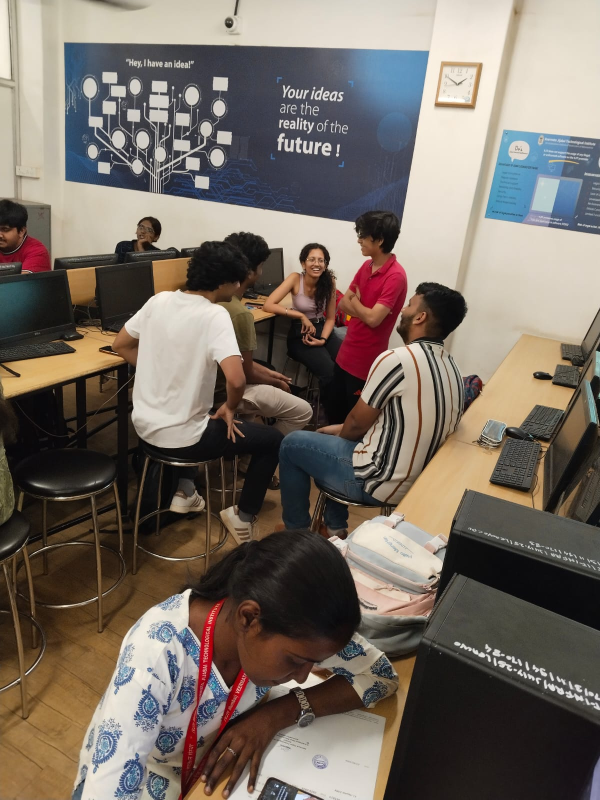
#> input picture test.jpeg, 1200 x 1599 px, given in place of the camera (shown at 1/2 size)
$ python count_people.py
#> lines starting #> are read from the running program, lines starting #| are printed output that depends on the picture
import argparse
import time
from collections import OrderedDict, deque
import numpy as np
import cv2


class CentroidTracker:
    def __init__(self, maxDisappeared=40):
        self.nextObjectID = 0
        self.objects = OrderedDict()
        self.disappeared = OrderedDict()
        self.maxDisappeared = maxDisappeared

    def register(self, centroid):
        self.objects[self.nextObjectID] = centroid
        self.disappeared[self.nextObjectID] = 0
        self.nextObjectID += 1

    def deregister(self, objectID):
        del self.objects[objectID]
        del self.disappeared[objectID]

    def update(self, inputCentroids):
        if len(inputCentroids) == 0:
            for objectID in list(self.disappeared.keys()):
                self.disappeared[objectID] += 1
                if self.disappeared[objectID] > self.maxDisappeared:
                    self.deregister(objectID)
            return self.objects

        if len(self.objects) == 0:
            for c in inputCentroids:
                self.register(c)
        else:
            objectIDs = list(self.objects.keys())
            objectCentroids = list(self.objects.values())

            D = np.linalg.norm(np.array(objectCentroids)[:, None] - np.array(inputCentroids)[None, :], axis=2)

            rows = D.min(axis=1).argsort()
            cols = D.argmin(axis=1)[rows]

            usedRows = set()
            usedCols = set()

            for (row, col) in zip(rows, cols):
                if row in usedRows or col in usedCols:
                    continue
                objectID = objectIDs[row]
                self.objects[objectID] = inputCentroids[col]
                self.disappeared[objectID] = 0
                usedRows.add(row)
                usedCols.add(col)

            unusedRows = set(range(0, D.shape[0])).difference(usedRows)
            unusedCols = set(range(0, D.shape[1])).difference(usedCols)

            if D.shape[0] >= D.shape[1]:
                for row in unusedRows:
                    objectID = objectIDs[row]
                    self.disappeared[objectID] += 1
                    if self.disappeared[objectID] > self.maxDisappeared:
                        self.deregister(objectID)
            else:
                for col in unusedCols:
                    self.register(inputCentroids[col])

        return self.objects


def parse_args():
    p = argparse.ArgumentParser()
    p.add_argument("--source", default=0, help="camera index, video file or RTSP url")
    p.add_argument("--min-area", type=int, default=400, help="minimum contour area")
    p.add_argument("--width", type=int, default=400, help="resize width for processing")
    p.add_argument("--display", action="store_true", help="show video window")
    return p.parse_args()


def main():
    args = parse_args()

    src = args.source
    try:
        src = int(src)
    except Exception:
        pass

    cap = cv2.VideoCapture(src)
    time.sleep(1.0)

    fgbg = cv2.createBackgroundSubtractorMOG2(history=500, varThreshold=25, detectShadows=False)
    tracker = CentroidTracker(maxDisappeared=30)

    prev_centroids = {}
    counted = set()
    total_count = 0

    while True:
        ret, frame = cap.read()
#> frame is the input picture: shape (1599, 1200, 3); mean B, G, R 99.5, 108.5, 118.5
        if not ret:
            break

        h, w = frame.shape[:2]
#> h = 1599; w = 1200
        r = args.width / float(w)
#> r = 0.333
        frame = cv2.resize(frame, (args.width, int(h * r)))
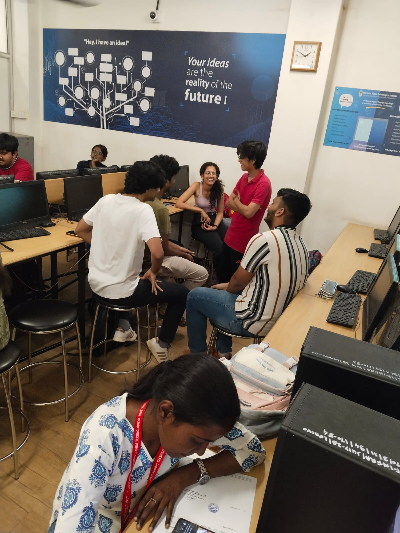
#> frame: shape (533, 400, 3); mean B, G, R 99.5, 108.6, 118.6
        H, W = frame.shape[:2]
#> H = 533; W = 400

        gray = cv2.cvtColor(frame, cv2.COLOR_BGR2GRAY)
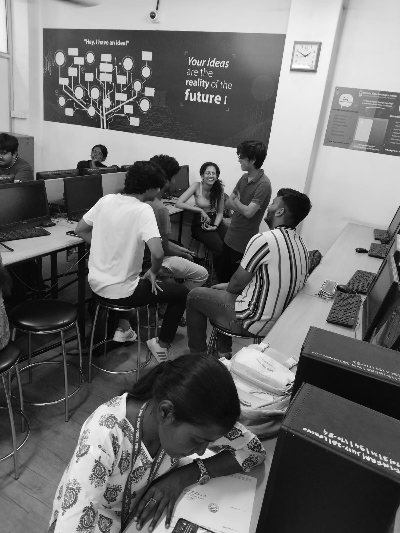
#> gray: shape (533, 400); min 0, max 254, mean 110.5
        fg = fgbg.apply(gray)
#> fg: shape (533, 400); every value is 255

        _, th = cv2.threshold(fg, 200, 255, cv2.THRESH_BINARY)
        kernel = cv2.getStructuringElement(cv2.MORPH_ELLIPSE, (3, 3))
        th = cv2.morphologyEx(th, cv2.MORPH_OPEN, kernel, iterations=2)
        th = cv2.dilate(th, None, iterations=2)

        contours, _ = cv2.findContours(th, cv2.RETR_EXTERNAL, cv2.CHAIN_APPROX_SIMPLE)
#> contours = [[[0, 0], [0, 532], [399, 532], [399, 0]]]
        rects = []
        centroids = []
        for c in contours:
            if cv2.contourArea(c) < args.min_area:
                continue
            x, y, ww, hh = cv2.boundingRect(c)
            rects.append((x, y, x + ww, y + hh))
            cx = int(x + ww / 2)
            cy = int(y + hh / 2)
            centroids.append((cx, cy))
#> this loop made 1 pass
#> (c, x, y, ww, hh, cx, cy) on pass 1: ([[0, 0], [0, 532], [399, 532], [399, 0]], 0, 0, 400, 533, 200, 266)
#> after the loop, centroids = [(200, 266)]; rects = [(0, 0, 400, 533)]

        objects = tracker.update(centroids)
#> the loop in update, `for c in inputCentroids:` made 1 pass
#> objects = {0: (200, 266)}

        line_y = H // 2
#> line_y = 266
        cv2.line(frame, (0, line_y), (W, line_y), (0, 255, 255), 2)

        for objectID, centroid in objects.items():
            cX, cY = int(centroid[0]), int(centroid[1])
            previous = prev_centroids.get(objectID, None)
            if previous is not None:
                py = previous[1]
                if objectID not in counted:
                    if py < line_y and cY >= line_y:
                        total_count += 1
                        counted.add(objectID)
                    elif py > line_y and cY <= line_y:
                        total_count += 1
                        counted.add(objectID)

            prev_centroids[objectID] = (cX, cY)

            text = f"ID {objectID}"
            cv2.putText(frame, text, (cX - 10, cY - 10), cv2.FONT_HERSHEY_SIMPLEX, 0.4, (0, 255, 0), 1)
            cv2.circle(frame, (cX, cY), 4, (0, 255, 0), -1)
#> this loop made 1 pass
#> (objectID, cX, cY, text) on pass 1: (0, 200, 266, 'ID 0')
#> frame: shape (533, 400, 3); mean B, G, R 99, 109.5, 119.3
#> after the loop, counted = 0 items; prev_centroids = {0: (200, 266)}; total_count = 0

        cv2.putText(frame, f"Count: {total_count}", (10, 20), cv2.FONT_HERSHEY_SIMPLEX, 0.6, (0, 0, 255), 2)
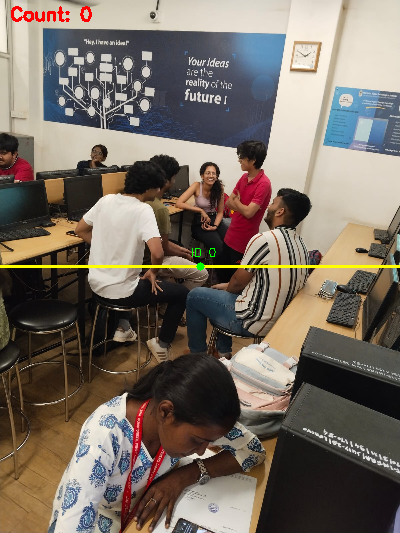
#> frame: shape (533, 400, 3); mean B, G, R 98.6, 109, 119.4

        if args.display:
            cv2.imshow("people-counter", frame)
            if cv2.waitKey(1) & 0xFF == ord("q"):
                break

    cap.release()
    cv2.destroyAllWindows()


if __name__ == "__main__":
    main()
